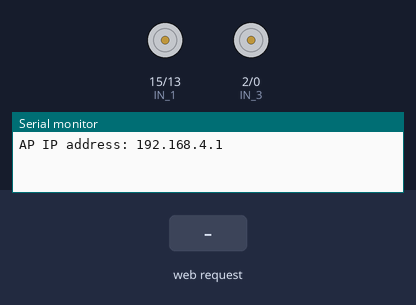
Bench run of a sketch on a simulated ESP8266 (NodeMCU). Shown: motor-driver pin pairs drawn as motors (green arrow = first pin HIGH = forward, orange = second pin HIGH = backward, longer = more drive, scaled by the enable pin), the last lines printed to the serial monitor. Inputs (shaded band) come from the test bench.

Above: at 1.2 s.
1.3 s: HTTP request GET /?State=Forward received
At 1.6 s:
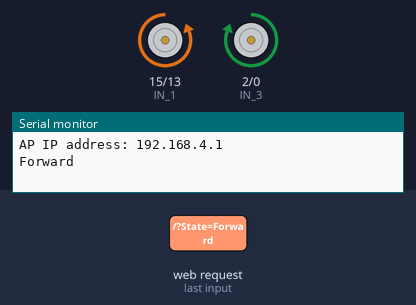
2.8 s: HTTP request GET /?State=Backward received
At 3.9 s:
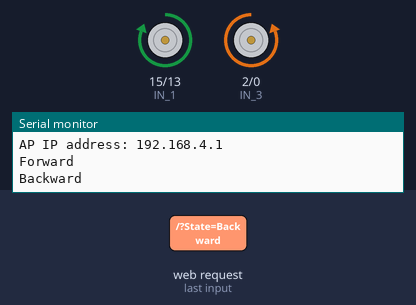
4.3 s: HTTP request GET /?State=Left received
At 5.1 s:
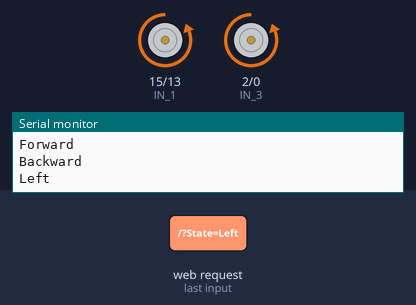
5.8 s: HTTP request GET /?State=Right received
At 6.2 s:
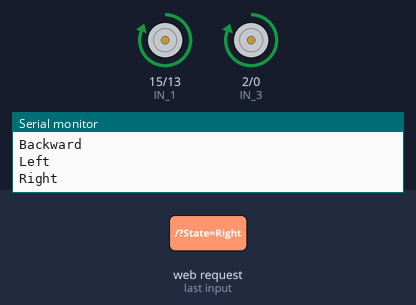
Timing chart, 0 to 8.3 s (numbered marks = the images above; inputs shaded):
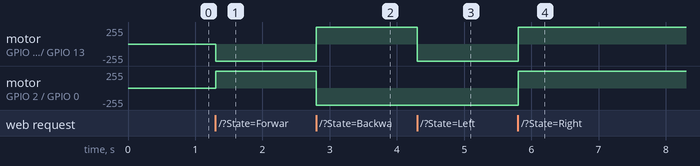

The sketch:

ESP8266_CAR.ino
```cpp
#include <WiFiClient.h>
#include <ESP8266WebServer.h>

String command;             // String to store app command state.
int speedCar = 800;         // 400 - 1023.

const char* ssid = "NodeMCU Car";
ESP8266WebServer server(80);

void setup() {
  pinMode(14, OUTPUT);  // ENA
  pinMode(12, OUTPUT);  // ENB
  pinMode(15, OUTPUT);  // IN_1
  pinMode(13, OUTPUT);  // IN_2
  pinMode(2, OUTPUT);   // IN_3
  pinMode(0, OUTPUT);   // IN_4

  Serial.begin(115200);

  // Connecting WiFi
  WiFi.mode(WIFI_AP);
  WiFi.softAP(ssid);

  IPAddress myIP = WiFi.softAPIP();
  Serial.print("AP IP address: ");
  Serial.println(myIP);

  // Starting WEB-server
  server.on("/", HTTP_handleRoot);
  server.onNotFound(HTTP_handleRoot);
  server.begin();
}

void goForward() {
  digitalWrite(15, LOW);
  digitalWrite(13, HIGH);
  analogWrite(14, speedCar);

  digitalWrite(2, HIGH);
  digitalWrite(0, LOW);
  analogWrite(12, speedCar);
}

void goBackward() {
  digitalWrite(15, HIGH);
  digitalWrite(13, LOW);
  analogWrite(14, speedCar);

  digitalWrite(2, LOW);
  digitalWrite(0, HIGH);
  analogWrite(12, speedCar);
}

void goLeft() {
  digitalWrite(15, LOW);
  digitalWrite(13, HIGH);
  analogWrite(14, speedCar);

  digitalWrite(2, LOW);
  digitalWrite(0, HIGH);
  analogWrite(12, speedCar);
}

void goRight() {
  digitalWrite(15, HIGH);
  digitalWrite(13, LOW);
  analogWrite(14, speedCar);

  digitalWrite(2, HIGH);
  digitalWrite(0, LOW);
  analogWrite(12, speedCar);
}

void stopRobot() {
  digitalWrite(15, LOW);
  digitalWrite(13, LOW);
  analogWrite(14, speedCar);

  digitalWrite(2, LOW);
  digitalWrite(0, LOW);
  analogWrite(12, speedCar);
}

void loop() {
  server.handleClient();

  command = server.arg("State");
  if (command == "Forward") goForward();
  else if (command == "Backward") goBackward();
  else if (command == "Left") goLeft();
  else if (command == "Right") goRight();
  else if (command == "Stop") stopRobot();
}

void HTTP_handleRoot(void) {
  if (server.hasArg("State")) {
    Serial.println(server.arg("State"));
  }

  String htmlContent = "<!DOCTYPE html>\n"
    "<html>\n"
    "<head>\n"
    "<title>NodeMCU Car Control</title>\n"
    "<style>\n"
    ".container {\n"
    "  text-align: center;\n"
    "  margin-top: 50px;\n"
    "}\n"
    ".button {\n"
    "  display: inline-block;\n"
    "  width: 80px;\n"
    "  height: 80px;\n"
    "  margin: 10px;\n"
    "  background-color: #e7e7e7;\n"
    "  border: 2px solid #777777;\n"
    "  border-radius: 50%;\n"
    "  text-decoration: none;\n"
    "  font-size: 18px;\n"
    "  color: #333333;\n"
    "  line-height: 80px;\n"
    "}\n"
    "</style>\n"
    "<script>\n"
    "function sendCommand(command) {\n"
    "  var xhr = new XMLHttpRequest();\n"
    "  xhr.open('GET', '/?State=' + command, true);\n"
    "  xhr.send();\n"
    "}\n"
    "</script>\n"
    "</head>\n"
    "<body>\n"
    "<div class='container'>\n"
    "<a class='button' href='#' onclick='sendCommand(\"Forward\")'>Forward</a><br>\n"
    "<a class='button' href='#' onclick='sendCommand(\"Left\")'>Left</a>\n"
    "<a class='button' href='#' onclick='sendCommand(\"Stop\")'>Stop</a>\n"
    "<a class='button' href='#' onclick='sendCommand(\"Right\")'>Right</a><br>\n"
    "<a class='button' href='#' onclick='sendCommand(\"Backward\")'>Backward</a>\n"
    "</div>\n"
    "</body>\n"
    "</html>\n";

  server.send(200, "text/html", htmlContent);
  delay(1);
}
```

Measured:
- after the input at 1.3 s, motor on GPIO 15 (IN_1) / GPIO 13 (IN_2): stopped → backward 255/255 at once; motor on GPIO 2 (IN_3) / GPIO 0 (IN_4): stopped → forward 255/255 at once
- after the input at 2.8 s, motor on GPIO 15 (IN_1) / GPIO 13 (IN_2): backward 255/255 → forward 255/255 at once; motor on GPIO 2 (IN_3) / GPIO 0 (IN_4): forward 255/255 → backward 255/255 at once
- after the input at 4.3 s, motor on GPIO 15 (IN_1) / GPIO 13 (IN_2): forward 255/255 → backward 255/255 at once
- after the input at 5.8 s, motor on GPIO 15 (IN_1) / GPIO 13 (IN_2), motor on GPIO 2 (IN_3) / GPIO 0 (IN_4): backward 255/255 → forward 255/255 at once
